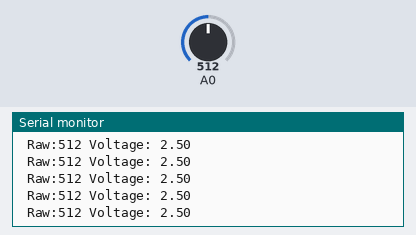
Recording of a sketch running on a simulated Arduino Uno, built with avr-gcc and run on an emulated ATmega328P. Parts: the last lines printed to the serial monitor. The test bench sets the inputs (shaded band); at power-on: A0 = 512.

Above: at 1.2 s.
1.3 s: A0 set to 986
At 1.9 s:
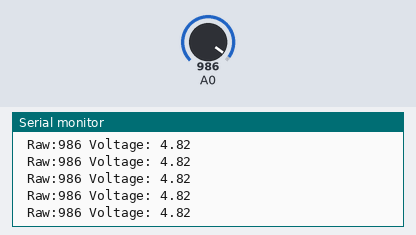
4.3 s: A0 set to 1008
At 4.9 s:
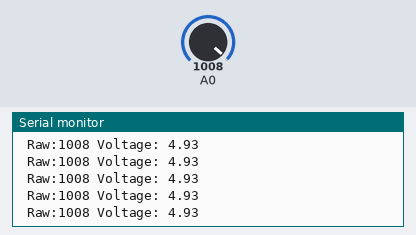
14.8 s: A0 set to 11
At 15.5 s:
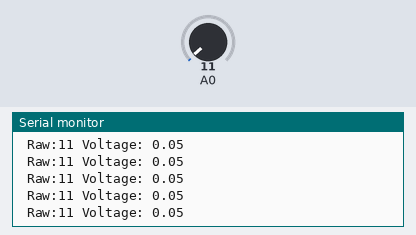
16.3 s: A0 set to 8
At 16.8 s:
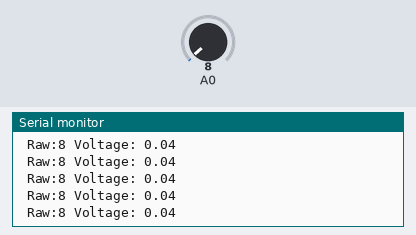
Timing chart, 0 to 18.8 s (numbered marks = the images above; inputs shaded):
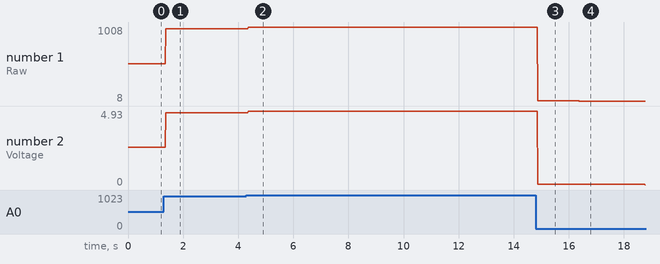

The sketch:

LDR_Tests.ino
```cpp
void setup() {
  Serial.begin(9600);
}

void loop() {
  int LDR_Reading = analogRead(A0);

  float voltage = LDR_Reading * (5.0 / 1023.0);
  Serial.print(" Raw:" );
   Serial.print( LDR_Reading );
  Serial.print(" Voltage: ");
  Serial.println( voltage);
}
```

Measured:
- after the input at 1.3 s, the serial monitor: prints a new line after 0.07 s (image 1)
- after the input at 4.3 s, the serial monitor: prints a new line after 0.07 s (image 2)
- after the input at 14.8 s, the serial monitor: prints a new line after 0.07 s (image 3)
- after the input at 16.3 s, the serial monitor: prints a new line after 0.08 s (image 4)
- plotted number 1: 512 → 986 after the input at 1.3 s, 986 → 1008 after the input at 4.3 s, 1008 → 11 after the input at 14.8 s, 11 → 8 after the input at 16.3 s
- plotted number 2: 2.5 → 4.82 after the input at 1.3 s, 4.82 → 4.93 after the input at 4.3 s, 4.93 → 0.05 after the input at 14.8 s, 0.05 → 0 after the input at 16.3 s
